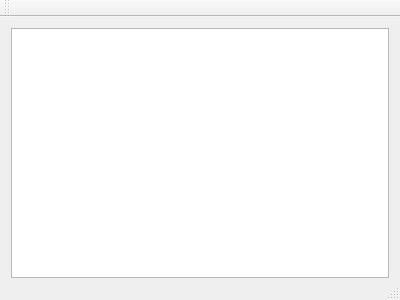
<?xml version="1.0" encoding="UTF-8"?>
<ui version="4.0">
 <class>MainWindow</class>
 <widget class="QMainWindow" name="MainWindow">
  <property name="geometry">
   <rect>
    <x>0</x>
    <y>0</y>
    <width>400</width>
    <height>300</height>
   </rect>
  </property>
  <property name="windowTitle">
   <string>MainWindow</string>
  </property>
  <widget class="QWidget" name="centralWidget">
   <layout class="QGridLayout" name="gridLayout">
    <property name="bottomMargin">
     <number>0</number>
    </property>
    <item row="0" column="0">
     <widget class="QTextEdit" name="textEdit"/>
    </item>
   </layout>
  </widget>
  <widget class="QMenuBar" name="menuBar">
   <property name="geometry">
    <rect>
     <x>0</x>
     <y>0</y>
     <width>400</width>
     <height>21</height>
    </rect>
   </property>
  </widget>
  <widget class="QToolBar" name="mainToolBar">
   <attribute name="toolBarArea">
    <enum>TopToolBarArea</enum>
   </attribute>
   <attribute name="toolBarBreak">
    <bool>false</bool>
   </attribute>
  </widget>
  <widget class="QStatusBar" name="statusBar"/>
 </widget>
 <layoutdefault spacing="6" margin="11"/>
 <resources/>
 <connections/>
</ui>
